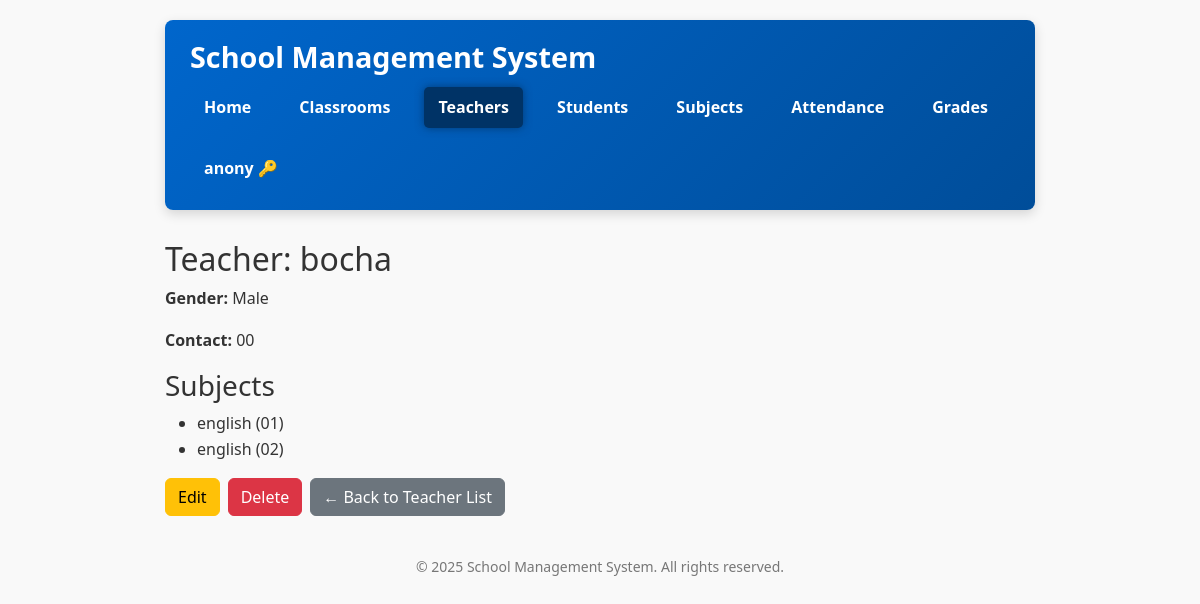
The page /teachers/1/ (signed in) on the database its author committed.
### school/models.py (models this page shows, shortened)
class User(AbstractUser):
    ROLE_CHOICES = (
        ('ADMIN', 'Admin'),
        ('TEACHER', 'Teacher'),
        ('STUDENT', 'Student'),
    )
    role = models.CharField(max_length=10, choices=ROLE_CHOICES, null=True, blank=True)
    force_password_change = models.BooleanField(default=False)  # Add this field

class Teacher(models.Model):
    user = models.OneToOneField(settings.AUTH_USER_MODEL, on_delete=models.CASCADE)
    GENDER_CHOICES = [('Male', 'Male'), ('Female', 'Female'), ('Other', 'Other')]
    name = models.CharField(max_length=100)
    gender = models.CharField(max_length=10, choices=GENDER_CHOICES)
    subjects = models.ManyToManyField(Subject, related_name='teachers')
    contact = models.CharField(max_length=20, blank=True)
    class Meta:
        ordering = ['name']

class Subject(models.Model):
    name = models.CharField(max_length=100)
    code = models.CharField(max_length=10)
    class Meta:
        ordering = ['name']

### school/views.py (the view)
# urls.py: path('teachers/<int:pk>/', views.teacher_detail, name='teacher_detail'),
@role_required(['Admin', 'Teacher'])
def teacher_detail(request, pk):
    teacher = get_object_or_404(Teacher, pk=pk)
    user = request.user
    if user.role == 'TEACHER' and teacher.user != user:
        return HttpResponseForbidden()
    return render(request, 'school/teacher_detail.html', {'teacher': teacher})

### school/views.py (called while the page is built)
def role_required(allowed_roles=[]):
    def decorator(view_func):
        @wraps(view_func)
        def wrapper(request, *args, **kwargs):
            user = request.user
            if not user.is_authenticated:
                return redirect('login')
            user_role = getattr(user, 'role', None)
            if user.is_superuser or (user_role and user_role.upper() in [r.upper() for r in allowed_roles]):
                return view_func(request, *args, **kwargs)
            return redirect('school:no_permission')
        return wrapper
    return decorator

### school/templates/school/teacher_detail.html (shortened to what this page needs)
{% extends 'school/base.html' %}
{% block content %}
<h2>Teacher: {{ teacher.name }}</h2>
<p><strong>Gender:</strong> {{ teacher.gender }}</p>
<p><strong>Contact:</strong> {{ teacher.contact }}</p>
<h3>Subjects</h3>
{% if teacher.subjects.exists %}
    <ul>
        {% for subject in teacher.subjects.all %}
            <li>{{ subject.name }} ({{ subject.code }})</li>
        {% endfor %}
    </ul>
{% else %}
    <p>No subjects assigned.</p>
{% endif %}
<div class="mt-3 d-flex gap-2">
    <a href="{% url 'teacher_update' teacher.pk %}" class="btn btn-warning">Edit</a>
    <a href="{% url 'teacher_delete_confirm' teacher.pk %}" class="btn btn-danger">Delete</a>
    <a href="{% url 'teacher_list' %}" class="btn btn-secondary">← Back to Teacher List</a>
</div>
{% endblock %}

### school/templates/school/base.html (shortened to what this page needs)
{% load static %}
<!DOCTYPE html>
<html lang="en">
<head>
    <link href="https://cdn.jsdelivr.net/npm/bootstrap@5.3.3/dist/css/bootstrap.min.css" rel="stylesheet" />
</head>
<body>
    <header>
        <div class="d-flex align-items-center">
            <h1>School Management System</h1>
        </div>
        <nav>
            <a href="{% url 'school:home' %}" class="{% if request.resolver_match.url_name == 'home' %}active{% endif %}">Home</a>
            <a href="{% url 'school:classroom_list' %}" class="{% if 'classroom' in request.path %}active{% endif %}">Classrooms</a>
            <a href="{% url 'school:teacher_list' %}" class="{% if 'teacher' in request.path %}active{% endif %}">Teachers</a>
            <a href="{% url 'school:student_list' %}" class="{% if 'student' in request.path %}active{% endif %}">Students</a>
            <a href="{% url 'school:subject_list' %}" class="{% if 'subject' in request.path %}active{% endif %}">Subjects</a>
            <a href="{% url 'school:attendance_list' %}" class="{% if 'attendance' in request.path %}active{% endif %}">Attendance</a>
            <a href="{% url 'school:grade_list' %}" class="{% if 'grade' in request.path %}active{% endif %}">Grades</a>
            {% if user.is_authenticated %}
                <form id="logout-form" action="{% url 'school:logout' %}" method="post" style="display:inline;">
                    <button type="submit" title="Logout">{{ user.username }} &#x1F511;</button>
                </form>
            {% else %}
                <a href="{% url 'school:login' %}" class="{% if 'login' in request.path %}active{% endif %}">Login</a>
            {% endif %}
        </nav>
    </header>
    <main>
        {% block content %}{% endblock %}
    </main>
    <footer>
        &copy; {% now "Y" %} School Management System. All rights reserved.
    </footer>
</body>
</html>

### school/templates/school/base.html (style rules this page uses)
body { font-family: 'Segoe UI', Tahoma, Geneva, Verdana, sans-serif; max-width: 900px; margin: 20px auto; padding: 0 15px; background: #f9f9f9; color: #333; line-height: 1.6; }
header { background: linear-gradient(135deg, #0066cc 0%, #004d99 100%); color: white; padding: 20px 25px; margin-bottom: 30px; border-radius: 8px; box-shadow: 0 4px 12px rgba(0, 0, 0, 0.15); position: sticky; top: 0; z-index: 1000; }
header h1 { margin: 0; font-weight: 700; font-size: 1.8rem; user-select: none; }
nav { margin-top: 12px; display: flex; gap: 20px; flex-wrap: wrap; }
nav a, nav form button { color: white; font-weight: 600; padding: 8px 14px; border-radius: 5px; transition: background-color 0.3s ease; cursor: pointer; text-decoration: none; border: none; background: none; }
nav a.active { background-color: #003366; color: #fff; box-shadow: 0 0 8px #003366cc; }
footer { margin-top: 40px; text-align: center; color: #777; font-size: 14px; }

### rows shown on the page
User: username "anony"
Teacher: name "bocha", gender "Male", contact "00"
Subject: name "english", code "01"
Subject: name "english", code "02"
